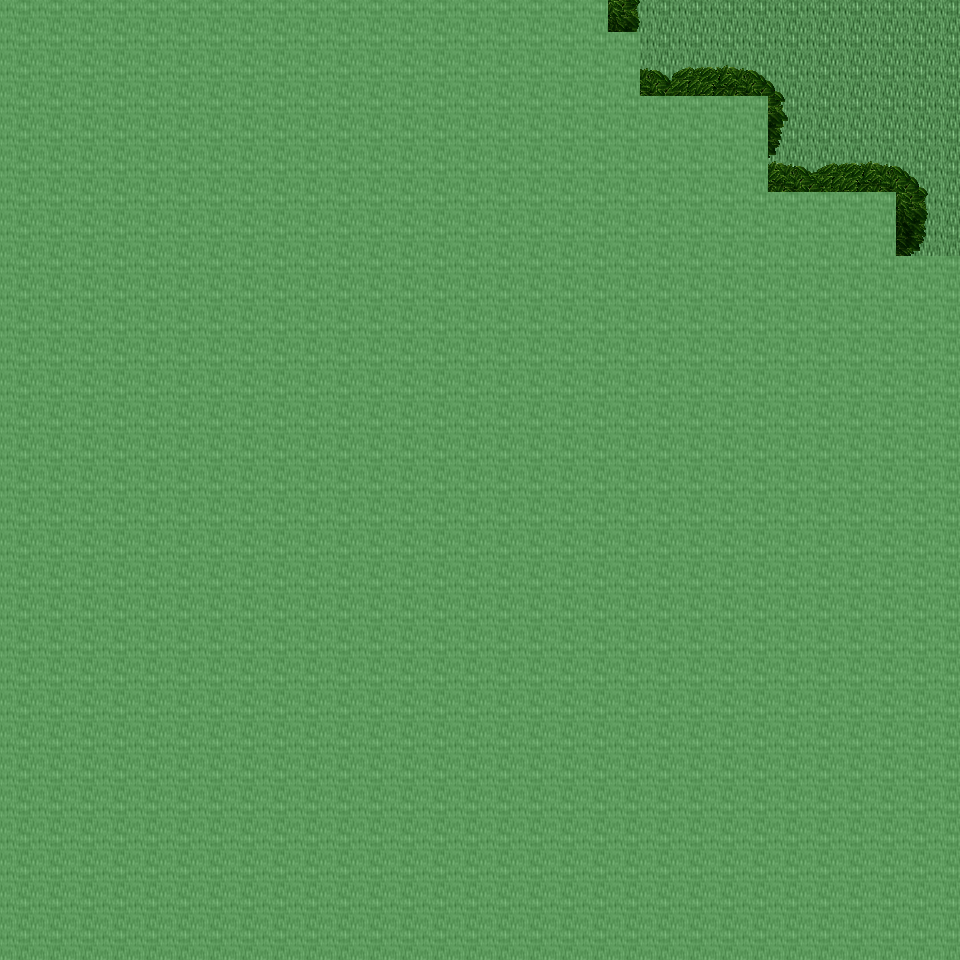

A level layout from a 2D game, rendered from its tile map. Below: a short description, then the map file with tile-grid data replaced by summaries:
An orthogonal 30x30 tile map with 32x32 px tiles, 6 tile layers (Ground, Object, Object2, Above, ...), 24 tilesets and 2 objects (2x mapchange).

<map version="1.0" orientation="orthogonal" renderorder="right-down" width="30" height="30" tilewidth="32" tileheight="32" nextobjectid="3">
  <tileset firstgid="1" name="tileset_ground_ground" tilewidth="32" tileheight="32" tilecount="33" columns="3">
    <image source="../drawable/tileset_ground_ground.png" width="96" height="352" />
  </tileset>
  <tileset firstgid="34" name="tileset_building_decoration_floor_sparkle" tilewidth="32" tileheight="32" tilecount="18" columns="3">
    <image source="../drawable/tileset_building_decoration_floor_sparkle.png" width="96" height="192" />
  </tileset>
  <tileset firstgid="52" name="tileset_ground_ladder_steps" tilewidth="32" tileheight="32" tilecount="6" columns="3">
    <image source="../drawable/tileset_ground_ladder_steps.png" width="96" height="64" />
  </tileset>
  <tileset firstgid="58" name="tileset_plant_flower_daisy_yellow" tilewidth="32" tileheight="32" tilecount="8" columns="2">
    <image source="../drawable/tileset_plant_flower_daisy_yellow.png" width="64" height="128" />
  </tileset>
  <tileset firstgid="66" name="tileset_plant_flower_daisy_white" tilewidth="32" tileheight="32" tilecount="8" columns="2">
    <image source="../drawable/tileset_plant_flower_daisy_white.png" width="64" height="128" />
  </tileset>
  <tileset firstgid="74" name="tileset_plant_grasses" tilewidth="32" tileheight="32" tilecount="6" columns="3">
    <image source="../drawable/tileset_plant_grasses.png" width="96" height="64" />
  </tileset>
  <tileset firstgid="80" name="tileset_item_statue_green_stone" tilewidth="32" tileheight="32" tilecount="12" columns="4">
    <image source="../drawable/tileset_item_statue_green_stone.png" width="128" height="96" />
  </tileset>
  <tileset firstgid="92" name="tileset_plant_flower_daisy_red" tilewidth="32" tileheight="32" tilecount="8" columns="2">
    <image source="../drawable/tileset_plant_flower_daisy_red.png" width="64" height="128" />
  </tileset>
  <tileset firstgid="100" name="tileset_item_statue_skullpedestal" tilewidth="32" tileheight="32" tilecount="2" columns="1">
    <image source="../drawable/tileset_item_statue_skullpedestal.png" width="32" height="64" />
  </tileset>
  <tileset firstgid="102" name="tileset_plant_tree_tree_darkgreen" tilewidth="32" tileheight="32" tilecount="88" columns="8">
    <image source="../drawable/tileset_plant_tree_tree_darkgreen.png" width="256" height="352" />
  </tileset>
  <tileset firstgid="190" name="tileset_item_corpse_skull_pale" tilewidth="32" tileheight="32" tilecount="2" columns="2">
    <image source="../drawable/tileset_item_corpse_skull_pale.png" width="64" height="32" />
  </tileset>
  <tileset firstgid="192" name="tileset_plant_leaves" tilewidth="32" tileheight="32" tilecount="8" columns="4">
    <image source="../drawable/tileset_plant_leaves.png" width="128" height="64" />
  </tileset>
  <tileset firstgid="200" name="tileset_plant_bush_bushes" tilewidth="32" tileheight="32" tilecount="10" columns="5">
    <image source="../drawable/tileset_plant_bush_bushes.png" width="160" height="64" />
  </tileset>
  <tileset firstgid="210" name="tileset_building_decoration_rocks_2" tilewidth="32" tileheight="32" tilecount="2" columns="1">
    <image source="../drawable/tileset_building_decoration_rocks_2.png" width="32" height="64" />
  </tileset>
  <tileset firstgid="212" name="tileset_object_well" tilewidth="32" tileheight="32" tilecount="4" columns="2">
    <image source="../drawable/tileset_object_well.png" width="64" height="64" />
  </tileset>
  <tileset firstgid="216" name="tileset_plant_stump_stump_green" tilewidth="32" tileheight="32" tilecount="4" columns="2">
    <image source="../drawable/tileset_plant_stump_stump_green.png" width="64" height="64" />
  </tileset>
  <tileset firstgid="220" name="tileset_item_statue_green_stone_3" tilewidth="32" tileheight="32" tilecount="3" columns="1">
    <image source="../drawable/tileset_item_statue_green_stone_3.png" width="32" height="96" />
  </tileset>
  <tileset firstgid="223" name="tileset_ground_rock_pebbles" tilewidth="32" tileheight="32" tilecount="3" columns="1">
    <image source="../drawable/tileset_ground_rock_pebbles.png" width="32" height="96" />
  </tileset>
  <tileset firstgid="226" name="tileset_plant_vine" tilewidth="32" tileheight="32" tilecount="3" columns="1">
    <image source="../drawable/tileset_plant_vine.png" width="32" height="96" />
  </tileset>
  <tileset firstgid="229" name="tileset_plant_tree_tree_green" tilewidth="32" tileheight="32" tilecount="88" columns="8">
    <image source="../drawable/tileset_plant_tree_tree_green.png" width="256" height="352" />
  </tileset>
  <tileset firstgid="317" name="tileset_plant_stump_stump_purple" tilewidth="32" tileheight="32" tilecount="4" columns="2">
    <image source="../drawable/tileset_plant_stump_stump_purple.png" width="64" height="64" />
  </tileset>
  <tileset firstgid="321" name="tileset_building_decoration_rocks" tilewidth="32" tileheight="32" tilecount="6" columns="3">
    <image source="../drawable/tileset_building_decoration_rocks.png" width="96" height="64" />
  </tileset>
  <tileset firstgid="327" name="tileset_logic_collision" tilewidth="32" tileheight="32" tilecount="1" columns="1">
    <image source="../drawable/tileset_logic_collision.png" width="32" height="32" />
  </tileset>
  <tileset firstgid="328" name="tileset_ground_grass_2" tilewidth="32" tileheight="32" tilecount="21" columns="3">
    <image source="../drawable/tileset_ground_grass_2.png" width="96" height="224" />
  </tileset>
  <layer name="Ground" width="30" height="30">
    <data>[900 cells, 240 non-empty, 1 distinct tile ids]</data>
  </layer>
  <layer name="Object" width="30" height="30">
    <data>[900 cells, 0 non-empty, 0 distinct tile ids]</data>
  </layer>
  <layer name="Object2" width="30" height="30">
    <data>[900 cells, 0 non-empty, 0 distinct tile ids]</data>
  </layer>
  <layer name="Above" width="30" height="30">
    <data>[900 cells, 202 non-empty, 34 distinct tile ids]</data>
  </layer>
  <layer name="Above2" width="30" height="30">
    <data>[900 cells, 0 non-empty, 0 distinct tile ids]</data>
  </layer>
  <layer name="Walkable" width="30" height="30">
    <data>[900 cells, 847 non-empty, 1 distinct tile ids]</data>
  </layer>
  <objectgroup name="MapEvents">
    <object id="1" name="north" type="mapchange" x="608" y="0" width="352" height="32">
      <properties>
        <property name="map" value="0_ados_mountain_n2_w2_x2_y3" />
        <property name="place" value="south" />
      </properties>
    </object>
    <object id="2" name="east" type="mapchange" x="928" y="0" width="32" height="256">
      <properties>
        <property name="map" value="0_ados_mountain_n2_w2_x3_y4" />
        <property name="place" value="west" />
      </properties>
    </object>
  </objectgroup>
</map>
